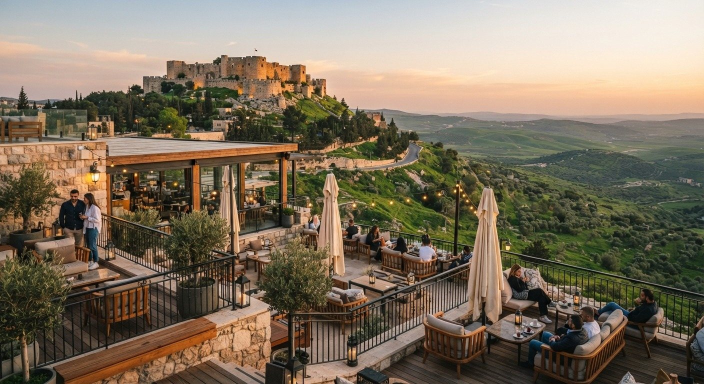
#> input picture assets/hero.jpg, 1408 x 768 px (shown at 1/2 size)
$ python -i add-menu-images.py   (imports and definitions only)
#> lines starting #> are read from the running program, lines starting #| are printed output that depends on the picture
"""يجهّز صور الأصناف للموقع.

الاستعمال:
    python3 tools/add-menu-images.py photos/

حط صورك بأي اسم بمجلد photos/ (الأسهل تسمّيها بالاسم الإنجليزي للصنف، مثل knafeh.jpg
أو flat-white.png). الأداة لكل صورة:
  - بتقصّها من النص بنسبة البطاقة (1.45:1)
  - بتصغّرها لعرض 960px وبتحفظها WebP خفيفة في assets/menu/
  - بتحاول تلاقي الصنف اللي إله نفس الاسم بـ js/menu-data.js، وبتطبعلك سطر image جاهز
"""
import re
import sys
from pathlib import Path

from PIL import Image, ImageOps

RATIO = 1.45
WIDTH = 960
ROOT = Path(__file__).resolve().parent.parent
OUT = ROOT / "assets" / "menu"
EXTS = {".jpg", ".jpeg", ".png", ".webp"}


def slug(text):
    return re.sub(r"[^a-z0-9]+", "-", text.lower()).strip("-")


def menu_names():
    data = (ROOT / "js" / "menu-data.js").read_text(encoding="utf-8")
    return {slug(m): m for m in re.findall(r'\ben: "([^"]+)"', data)}


def prepare(src, dst):
#> called with src = '../assets/hero.jpg', dst = 'out.png'
    im = ImageOps.exif_transpose(Image.open(src)).convert("RGB")  # صور الجوال بتيجي مقلوبة أحياناً
#> im is the input picture: PIL image 1408x768 RGB; mean R, G, B 127, 113.8, 95.2
    w, h = im.size
#> w = 1408; h = 768
    if w / h > RATIO:
        nw = int(h * RATIO)
#> nw = 1113
        im = im.crop(((w - nw) // 2, 0, (w - nw) // 2 + nw, h))
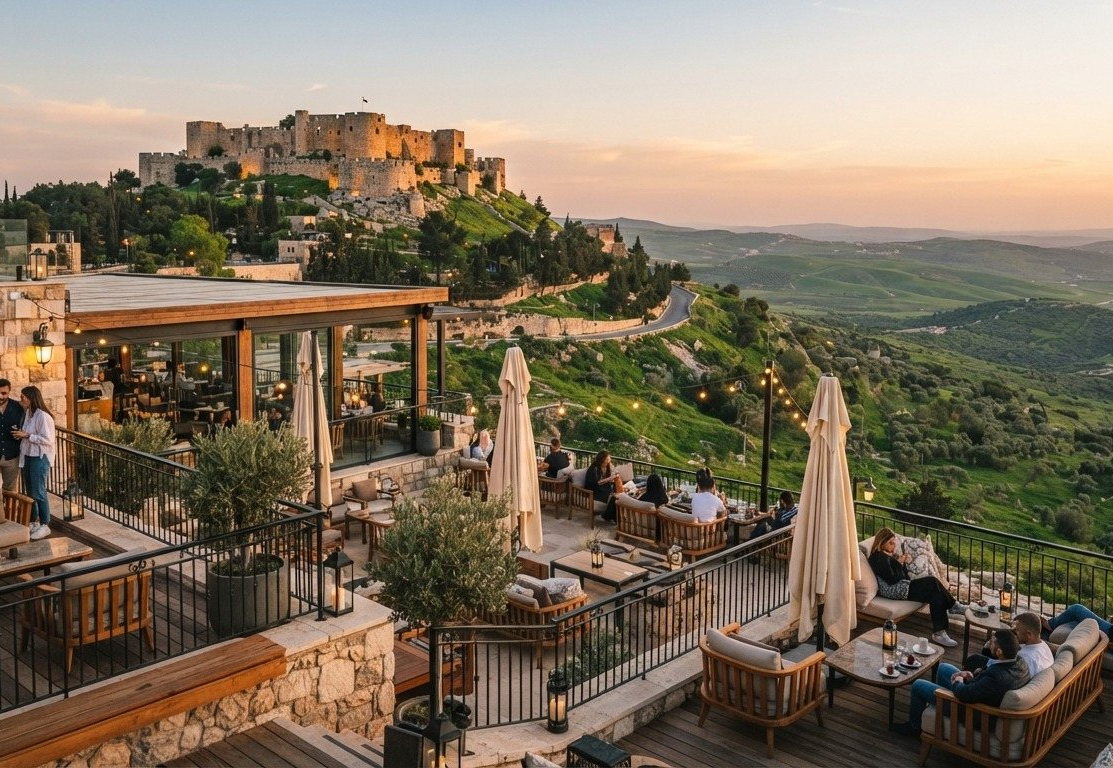
#> im: PIL image 1113x768 RGB; mean R, G, B 129.2, 114.9, 95.8
    else:
        nh = int(w / RATIO)
        im = im.crop((0, (h - nh) // 2, w, (h - nh) // 2 + nh))
    if im.width > WIDTH:
        im = im.resize((WIDTH, round(WIDTH / RATIO)), Image.LANCZOS)
#> im: PIL image 960x662 RGB
    im.save(dst, "WEBP", quality=80, method=6)


def main():
    if len(sys.argv) != 2:
        print(__doc__)
        sys.exit(1)
    folder = Path(sys.argv[1])
    OUT.mkdir(parents=True, exist_ok=True)
    names = menu_names()
    photos = sorted(p for p in folder.iterdir() if p.suffix.lower() in EXTS)
    if not photos:
        print(f"ما لقيت صور ({', '.join(sorted(EXTS))}) بـ {folder}")
        sys.exit(1)
    for p in photos:
        key = slug(p.stem)
        dst = OUT / f"{key}.webp"
        prepare(p, dst)
        kb = dst.stat().st_size // 1024
        rel = dst.relative_to(ROOT).as_posix()
        if key in names:
            print(f'✓ {p.name} → {rel} ({kb}KB)  — حط عند "{names[key]}":  image: "{rel}",')
        else:
            print(f"? {p.name} → {rel} ({kb}KB)  — ما لقيت صنف بهالاسم؛ حط السطر بإيدك: image: \"{rel}\",")


# [2 lines not run here, left out]

>>> result = prepare('../assets/hero.jpg', 'out.png')
